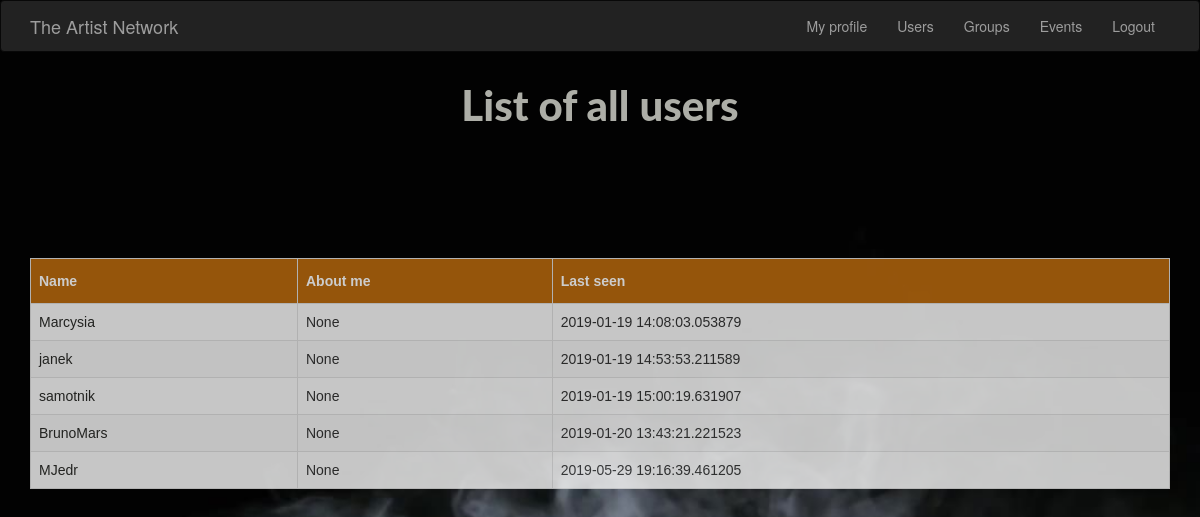
/users (signed in), run on the app's committed database.
### app/models.py (models this page shows, shortened)
class Artist(UserMixin, db.Model):
    id = db.Column(db.Integer, primary_key=True)
    username = db.Column(db.String(64), index=True, unique=True)
    email = db.Column(db.String(120), index=True, unique=True)
    password_hash = db.Column(db.String(128))
    aboutMe=db.Column(db.String(300))
    last_seen = db.Column(db.DateTime, default=datetime.utcnow)
    user_id = db.Column(db.Integer, db.ForeignKey('group.id'))
    groups = db.relationship(
        'Group',
        secondary=members,
        backref=db.backref('members', lazy='dynamic'),
        lazy='dynamic'
    )
    posts = db.relationship('Post', backref='postAuthor', lazy='dynamic')

### app/__init__.py (the view)
    @app.route('/users')
    @login_required
    def users():
        artists = Artist.query.all()
        return render_template('users/users.html', artists=artists)

### app/models.py (called while the page is built)
@login.user_loader
def load_user(id):
    return Artist.query.get(int(id))

### app/templates/users/users.html (shortened to what this page needs)
{% extends "base.html" %}
{% block content %}
    <h1>List of all users</h1>
    <div class="container">
    <table>
    <div class="content-section2">
    <div class="center">
        <thead>
        <th> Name </th>
        <th> About me </th>
        <th> Last seen </th>
        </thead>
        {% for artist in artists %}
            <tr>
                <td>
                    <a style="color: #2a2b28;" href={{ url_for('user_details', username=artist.username) }} >
                        {{ artist.username }}
                    </a>
                </td>
                <td> {{ artist.aboutMe }} </td>
                <td> {{ artist.last_seen }} </td>
            </tr>
        {% endfor %}
    </table>
    </div>
{% endblock %}

### app/static/css/style2.css (style rules this page uses)
body, html { width: 100%; height: 100%; }
h1 { font-family: "Lato", "Helvetica Neue", Helvetica, Arial, sans-serif; font-weight: 800; font-size: 300%; color: #F6F8ED; pmargin: auto; padding: 10px; opacity: 0.7; text-align: center; width:500px; margin: 0 auto; }
body { background: url(../img/intro2.jpg) no-repeat center center; background-size: cover; height: 100%; }
table { font-family: "Trebuchet MS", Arial, Helvetica, sans-serif; border-collapse: collapse; width: 100%; background-color: #f7f7f7; opacity: 0.8; }
td, th { border: 1px solid #ddd; padding: 8px; }
tr:nth-child(even) { background-color: #f2f2f2; }
th { padding-top: 12px; padding-bottom: 12px; text-align: left; background-color: #ba6a0e; color: white; }
.content-section2 { top: -50px; font-size: 120%; color: #fcfcfc; padding: 50px 0; height: 60%; margin: auto; width: 90%; opacity: 0.6; }
a, .navbar .navbar-default .navbar-brand, .navbar-default .navbar-nav>li>a { color: #F6F8ED; }
.center { margin: auto; width: 50%; padding: 10px; }

### data on the page
Artist: username "Marcysia", aboutMe "None", last_seen "2019-01-19 14:08:03.053879"
Artist: username "janek", aboutMe "None", last_seen "2019-01-19 14:53:53.211589"
Artist: username "samotnik", aboutMe "None", last_seen "2019-01-19 15:00:19.631907"
Artist: username "BrunoMars", aboutMe "None", last_seen "2019-01-20 13:43:21.221523"
Artist: username "MJedr", aboutMe "None", last_seen "2019-05-29 19:16:39.461205"
